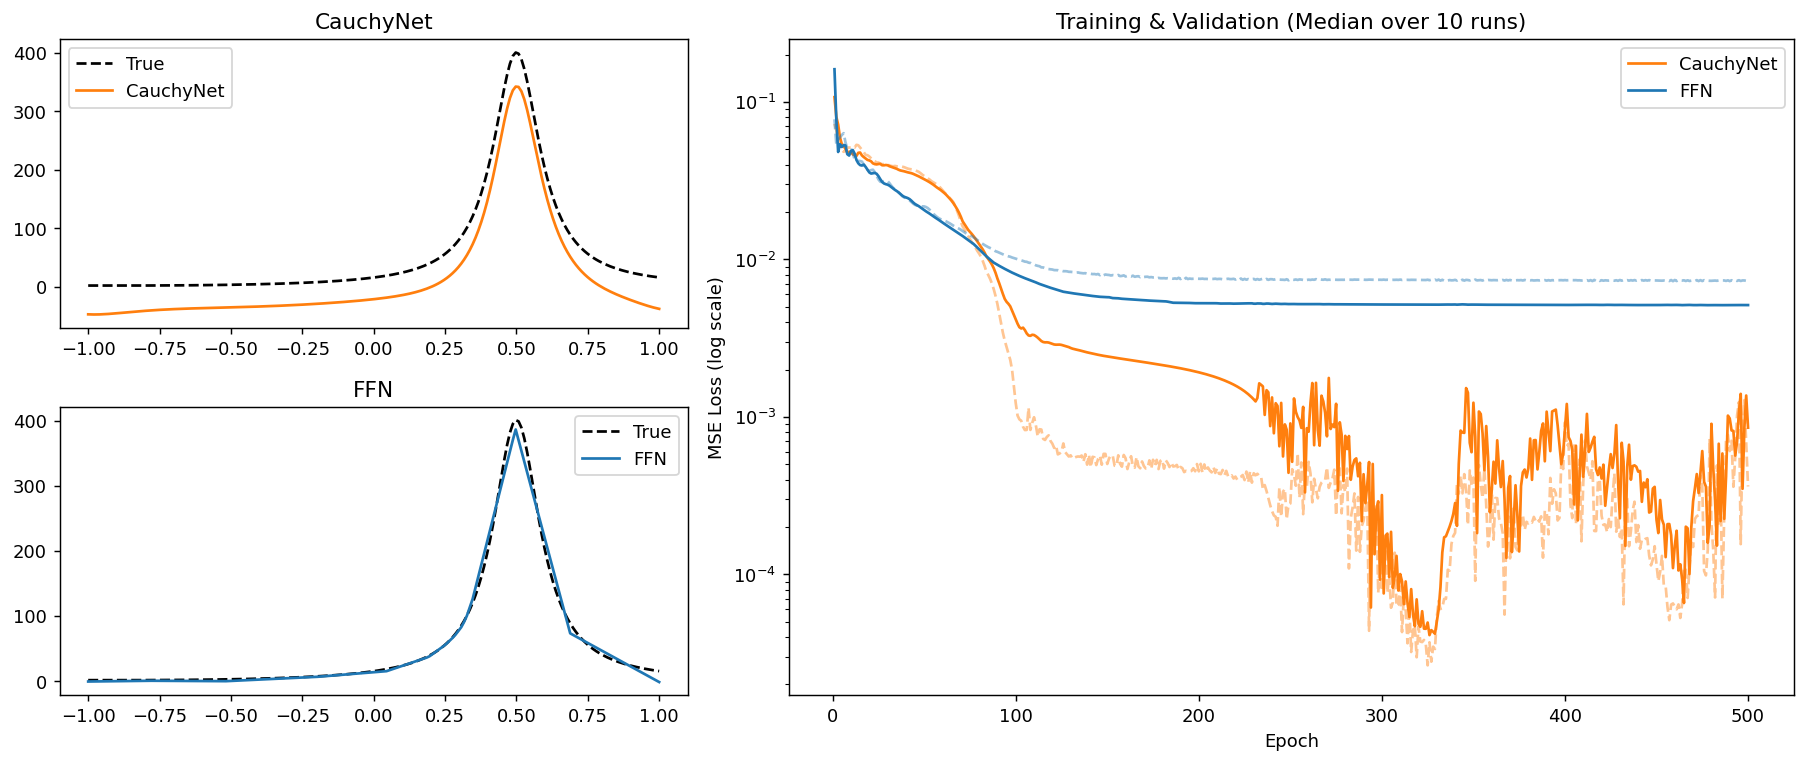

Reproduce this figure in Python.
"""
Independent reproduction of main-paper Figure 1.

Caption: (Left) True function (dashed), CauchyNet (orange), width-matched
ReLU FFN (blue) on a rational-spike target with a steep peak near x = 0.5.
(Right) Training and validation loss (log scale) over 500 epochs,
median +/- std across 10 independent runs.

Target (README minimal example / peak height ~400 at x=0.5, domain [-1,1]):
    f(x) = 4 / ((x - 0.5)^2 + 0.01) + sin(3x)

Written from scratch; trainable-pole CauchyNet (paper Sec. 4.1 legacy setting)
vs a width-matched single-hidden-layer ReLU FFN.
"""
import math
import numpy as np
import torch
import torch.nn as nn
import matplotlib
matplotlib.use("Agg")
import matplotlib.pyplot as plt

H = 64          # hidden width, both models
EPOCHS = 500
LR = 1e-2
RUNS = 10


def target(x):
    return 4.0 / ((x - 0.5) ** 2 + 0.01) + torch.sin(3 * x)


class CauchyNet1D(nn.Module):
    """Trainable poles xi in C^h, complex coefficients lambda; y = Re(sum lam/(xi-x))."""
    def __init__(self, h=H):
        super().__init__()
        self.lam = nn.Parameter(torch.normal(0., 0.1, size=(h, 1), dtype=torch.cfloat))
        ang = 2 * math.pi * torch.rand(h)
        self.xi = nn.Parameter(torch.complex(2 * math.pi * torch.cos(ang), torch.sin(ang)))

    def forward(self, x):
        xc = torch.complex(x, torch.zeros_like(x))          # (B,1)
        act = 1.0 / (self.xi.unsqueeze(0) - xc + 1e-8)      # (B,h)
        out = act @ self.lam                                # (B,1) complex
        return out.real, out.imag


class FFN(nn.Module):
    def __init__(self, h=H):
        super().__init__()
        self.net = nn.Sequential(nn.Linear(1, h), nn.ReLU(), nn.Linear(h, 1))

    def forward(self, x):
        return self.net(x)


def run_once(model, xtr, ytr, xva, yva, imag_pen=0.1):
    opt = torch.optim.Adam(model.parameters(), lr=LR, weight_decay=1e-4)
    crit = nn.MSELoss()
    tr_curve, va_curve = [], []
    for _ in range(EPOCHS):
        model.train(); opt.zero_grad()
        out = model(xtr)
        if isinstance(out, tuple):
            yr, yi = out
            loss = crit(yr, ytr) + imag_pen * crit(yi, torch.zeros_like(yi))
        else:
            loss = crit(out, ytr)
        loss.backward()
        torch.nn.utils.clip_grad_norm_(model.parameters(), 1.0)
        opt.step()
        tr_curve.append(loss.item())
        model.eval()
        with torch.no_grad():
            o = model(xva); o = o[0] if isinstance(o, tuple) else o
            va_curve.append(crit(o, yva).item())
    return np.array(tr_curve), np.array(va_curve)


def main():
    torch.manual_seed(0); np.random.seed(0)
    x = torch.linspace(-1, 1, 200).unsqueeze(1)
    y_raw = target(x)
    # scale to [0,1] for training stability, keep raw for the left panels
    ymin, ymax = y_raw.min(), y_raw.max()
    y = (y_raw - ymin) / (ymax - ymin)
    idx = torch.randperm(200)
    tr, va = idx[:150], idx[150:]
    xtr, ytr, xva, yva = x[tr], y[tr], x[va], y[va]

    curves = {"CauchyNet": {"tr": [], "va": []}, "FFN": {"tr": [], "va": []}}
    preds = {}
    for name, ctor in [("CauchyNet", CauchyNet1D), ("FFN", FFN)]:
        for s in range(RUNS):
            torch.manual_seed(s); np.random.seed(s)
            m = ctor()
            t, v = run_once(m, xtr, ytr, xva, yva)
            curves[name]["tr"].append(t); curves[name]["va"].append(v)
            if s == 0:
                m.eval()
                with torch.no_grad():
                    o = m(x); o = o[0] if isinstance(o, tuple) else o
                preds[name] = (o.flatten() * (ymax - ymin) + ymin).numpy()
        print(f"{name}: final val MSE median over {RUNS} runs = "
              f"{np.median([v[-1] for v in curves[name]['va']]):.2e}")

    fig = plt.figure(figsize=(14, 6))
    gs = fig.add_gridspec(2, 2, width_ratios=[1, 1.6])
    xn = x.flatten().numpy(); yn = y_raw.flatten().numpy()
    for i, name, color in [(0, "CauchyNet", "tab:orange"), (1, "FFN", "tab:blue")]:
        ax = fig.add_subplot(gs[i, 0])
        ax.plot(xn, yn, "k--", label="True")
        ax.plot(xn, preds[name], color=color, label=name)
        ax.set_title(name); ax.legend()
    ax = fig.add_subplot(gs[:, 1])
    ep = np.arange(1, EPOCHS + 1)
    for name, color in [("CauchyNet", "tab:orange"), ("FFN", "tab:blue")]:
        tr_m = np.median(np.stack(curves[name]["tr"]), axis=0)
        va_m = np.median(np.stack(curves[name]["va"]), axis=0)
        ax.plot(ep, tr_m, color=color, label=name)
        ax.plot(ep, va_m, color=color, alpha=0.45, ls="--")
    ax.set_yscale("log"); ax.set_xlabel("Epoch"); ax.set_ylabel("MSE Loss (log scale)")
    ax.set_title("Training & Validation (Median over 10 runs)"); ax.legend()
    fig.tight_layout()
    fig.savefig("repro_fig1.png", dpi=130, bbox_inches="tight")
    print("saved repro_fig1.png")


if __name__ == "__main__":
    main()
